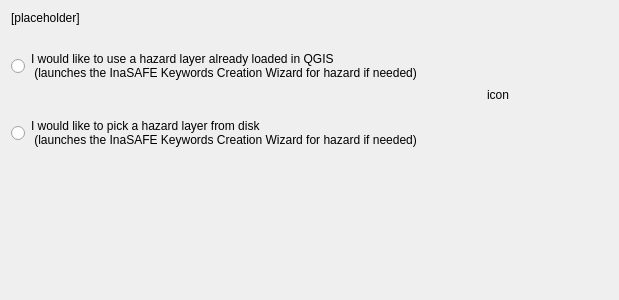
<?xml version="1.0" encoding="UTF-8"?>
<ui version="4.0">
 <class>pgFcHazLayerOrigin</class>
 <widget class="QWidget" name="pgFcHazLayerOrigin">
  <property name="geometry">
   <rect>
    <x>0</x>
    <y>0</y>
    <width>400</width>
    <height>300</height>
   </rect>
  </property>
  <property name="sizePolicy">
   <sizepolicy hsizetype="MinimumExpanding" vsizetype="MinimumExpanding">
    <horstretch>0</horstretch>
    <verstretch>0</verstretch>
   </sizepolicy>
  </property>
  <layout class="QGridLayout" name="gridLayout_18">
   <item row="3" column="0">
    <spacer name="verticalSpacer">
     <property name="orientation">
      <enum>Qt::Vertical</enum>
     </property>
     <property name="sizeHint" stdset="0">
      <size>
       <width>20</width>
       <height>40</height>
      </size>
     </property>
    </spacer>
   </item>
   <item row="1" column="0">
    <widget class="QRadioButton" name="rbHazLayerFromCanvas">
     <property name="text">
      <string>I would like to use a hazard layer already loaded in QGIS
 (launches the InaSAFE Keywords Creation Wizard for hazard if needed)</string>
     </property>
    </widget>
   </item>
   <item row="1" column="1" rowspan="2">
    <spacer name="horizontalSpacer_10">
     <property name="orientation">
      <enum>Qt::Horizontal</enum>
     </property>
     <property name="sizeHint" stdset="0">
      <size>
       <width>40</width>
       <height>20</height>
      </size>
     </property>
    </spacer>
   </item>
   <item row="1" column="3" rowspan="2">
    <spacer name="horizontalSpacer_12">
     <property name="orientation">
      <enum>Qt::Horizontal</enum>
     </property>
     <property name="sizeType">
      <enum>QSizePolicy::Fixed</enum>
     </property>
     <property name="sizeHint" stdset="0">
      <size>
       <width>40</width>
       <height>20</height>
      </size>
     </property>
    </spacer>
   </item>
   <item row="2" column="0">
    <widget class="QRadioButton" name="rbHazLayerFromBrowser">
     <property name="text">
      <string>I would like to pick a hazard layer from disk
 (launches the InaSAFE Keywords Creation Wizard for hazard if needed)</string>
     </property>
    </widget>
   </item>
   <item row="1" column="2" rowspan="2">
    <widget class="QLabel" name="lblIconIFCWHazardOrigin">
     <property name="sizePolicy">
      <sizepolicy hsizetype="Fixed" vsizetype="Fixed">
       <horstretch>0</horstretch>
       <verstretch>0</verstretch>
      </sizepolicy>
     </property>
     <property name="minimumSize">
      <size>
       <width>128</width>
       <height>128</height>
      </size>
     </property>
     <property name="maximumSize">
      <size>
       <width>128</width>
       <height>128</height>
      </size>
     </property>
     <property name="text">
      <string>icon</string>
     </property>
     <property name="scaledContents">
      <bool>true</bool>
     </property>
     <property name="alignment">
      <set>Qt::AlignCenter</set>
     </property>
    </widget>
   </item>
   <item row="0" column="0" colspan="4">
    <widget class="QLabel" name="lblSelectHazLayerOriginType">
     <property name="sizePolicy">
      <sizepolicy hsizetype="Preferred" vsizetype="Minimum">
       <horstretch>0</horstretch>
       <verstretch>0</verstretch>
      </sizepolicy>
     </property>
     <property name="styleSheet">
      <string notr="true">font: 11pt &quot;Ubuntu&quot;;</string>
     </property>
     <property name="text">
      <string>&lt;html&gt;&lt;head/&gt;&lt;body&gt;&lt;p&gt;[placeholder]&lt;/p&gt;&lt;/body&gt;&lt;/html&gt;</string>
     </property>
     <property name="alignment">
      <set>Qt::AlignLeading|Qt::AlignLeft|Qt::AlignTop</set>
     </property>
     <property name="wordWrap">
      <bool>true</bool>
     </property>
    </widget>
   </item>
  </layout>
 </widget>
 <resources/>
 <connections/>
</ui>
